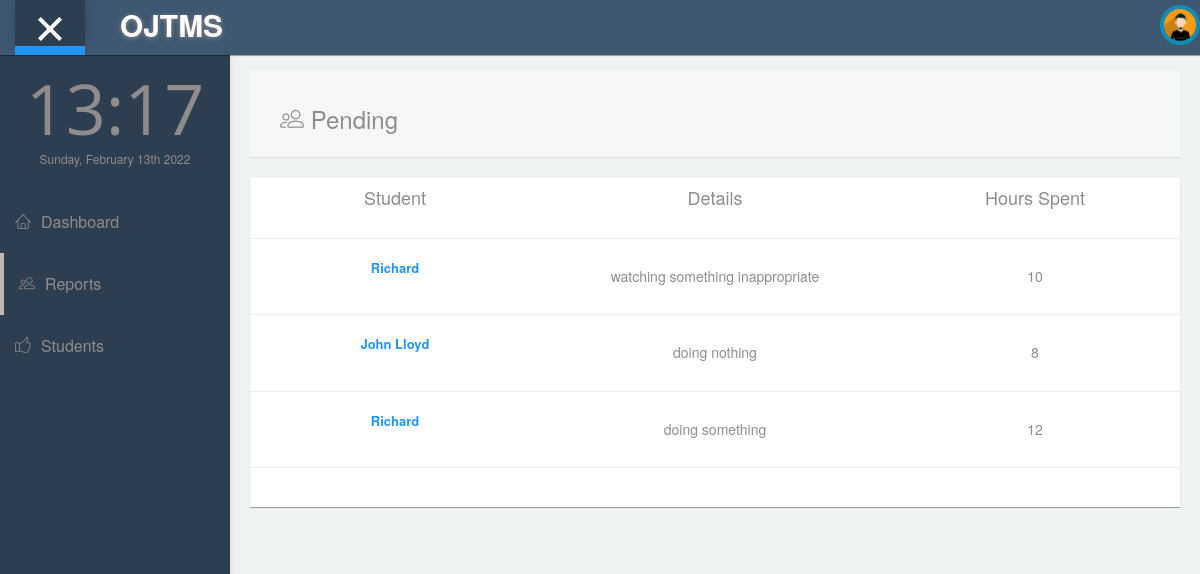
The app's page /card with its own data.
### tables this page shows
CREATE TABLE subjects (
    id INTEGER PRIMARY KEY AUTOINCREMENT,
    user_name VARCHAR(15),
    first_name TEXT(49),
    last_name TEXT(49),
    details TEXT,
    hours_left int(10),
    date_submit TIMESTAMP NOT NULL DEFAULT CURRENT_TIMESTAMP
);

### app.py (the view)
@app.route('/card')
def card():
    conn = get_db_connection()
    posts = conn.execute('SELECT * FROM subjects ORDER BY date_submit DESC').fetchall()
    conn.close()
    return render_template('admin/card.html', posts=posts)

### app.py (called while the page is built)
def get_db_connection():
    conn = sqlite3.connect('database.db')
    conn.row_factory = sqlite3.Row
    return conn

### templates/admin/card.html
{% extends 'admin/adviser.html' %}
{% block content %}
<div class="col-xxl-12">
  <div class="panel animated swing">
      <div class="row text-center bg-dark text-light border-1">
        <div class="col-lg-4 col-sm-12">
          <h4>Student</h4>
        </div>
        <div class="col-lg-4 col-sm-12">
          <h4>Details</h4>
        </div>
        <div class="col-lg-4 col-sm-12">
          <h4>Hours Spent</h4>
        </div>
      </div><hr>
      {% for post in posts %}
      <div class="row text-center border border-1">
        <div class="col-lg-4 col-sm-12">
          <a href="#" data-toggle="modal" data-target="#cardmodal">{{ post['first_name'] }}</a>
        </div>
        <div class="col-lg-4 col-sm-12">
          <h5>{{ post['details'] }}</h5>
        </div>
        <div class="col-lg-4 col-sm-12">
          <h5>{{ post['hours_left'] }}</h5>
        </div>
      </div><hr>
      {% endfor %}
    <br>
  </div>
</div>
{% endblock %}

### records on screen
subjects: first_name "Richard", details "watching something inappropriate", hours_left "10"
subjects: first_name "John Lloyd", details "doing nothing", hours_left "8"
subjects: first_name "Richard", details "doing something", hours_left "12"
